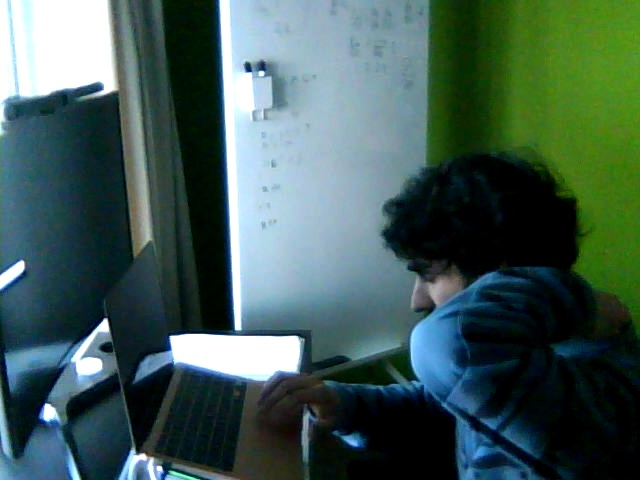
#> input picture timelapse_20241228/frame_125938.jpg, 640 x 480 px, given as the content of the folder top/timelapses/timelapse_timelapse_20241228/frame_125938.jpg, which was not available
$ python video.py timelapse_20241228/frame_125938.jpg timelapse_20241228
#> lines starting #> are read from the running program, lines starting #| are printed output that depends on the picture; after the words box and inside, x2 and y2 are one past the last pixel; in counts of white or black regions, pixels touching at a corner belong together
import cv2
import os
import sys
import shutil
import random
from pathlib import Path
from dotenv import load_dotenv
from datetime import datetime, timedelta
# from moviepy.editor import VideoFileClip, AudioFileClip
from moviepy.audio.io.AudioFileClip import AudioFileClip
from moviepy.video.io.VideoFileClip import VideoFileClip
import random
from math import ceil


# Load environment variables
load_dotenv()

date = sys.argv[1]
# y to delete, n to keep
delete_directory = sys.argv[2]

TIMELAPSE_DIR = os.getenv('TIMELAPSE_DIR', str(Path.home() / 'Desktop' / 'timelapses'))
OUTPUT_DIR = os.getenv('OUTPUT_DIR', str(Path.home() / 'Desktop'))
FPS = int(os.getenv('FPS', 60))
INTERVAL = int(os.getenv('INTERVAL', 5))
MUSIC_PATH = os.getenv('MUSIC_PATH')


# Define the folder containing images and the output video file
image_folder = f"{TIMELAPSE_DIR}/timelapse_{date}"

# Get sorted list of image files
images = [img for img in os.listdir(image_folder) if img.endswith('.jpg')]
images.sort()

# Remove '.DS_Store' if present
if '.DS_Store' in images:
    images.remove('.DS_Store')

# Ensure there are images to process
if not images:
    raise ValueError("No JPEG images found in the specified folder.")

# Extract times from filenames
def extract_time_from_filename(filename):
    time_str = filename.split('_')[1].split('.')[0]  # Extract HHMMSS from filename
    return datetime.strptime(time_str, '%H%M%S')

# Get first and last timestamps
first_time = extract_time_from_filename(images[0])
last_time = extract_time_from_filename(images[-1])

# Calculate elapsed time
elapsed_time = last_time - first_time
# Total time based on the number of frames and interval
total_time = timedelta(seconds=INTERVAL * len(images))

# Calculate the final timelapse duration in seconds
final_timelapse_duration = len(images) / FPS

# Check if final timelapse duration exceeds 1 minute
if final_timelapse_duration > 60:
    # scaling factor required to get to one minute
    ratio = final_timelapse_duration / 60
    print(f'''The generated timelapse will be approximately {ceil(final_timelapse_duration)} seconds long, if you want to automatically scale to one minute, press enter''')
    scaling_factor = input("Enter a scaling factor to speed up the video (e.g., 2 for 2x speed-up): ")
    if not scaling_factor:
        scaling_factor = ratio
    if scaling_factor <= 0:
        raise ValueError("Scaling factor must be greater than 0.")
    # Adjust FPS to scale down video duration
    FPS = int(FPS * float(scaling_factor))
    final_timelapse_duration = len(images) / FPS  # Recalculate timelapse duration
    print(f"FPS has been updated to {FPS} to accommodate the scaling factor.")
    print(f"New timelapse duration will be approximately {round(final_timelapse_duration)} seconds.")

# Read the first image to get frame dimensions
first_image = cv2.imread(os.path.join(image_folder, images[0]))
#> first_image is the input picture: shape (480, 640, 3); mean B, G, R 85.9, 91.6, 66.2
height, width, _ = first_image.shape
#> height = 480; width = 640

# Define video writer
fourcc = cv2.VideoWriter_fourcc(*'mp4v')
output_file = f"{OUTPUT_DIR}/timelapse_{date}_{elapsed_time}_{total_time}.mp4"
video = cv2.VideoWriter(output_file, fourcc, FPS, (width, height))

# Write images to the video with timestamps
for image in images:
    img_path = os.path.join(image_folder, image)
    frame = cv2.imread(img_path)

    # Extract and format timestamp
    timestamp = extract_time_from_filename(image).strftime('%H:%M')
    # Add timestamp to the frame
    font = cv2.FONT_HERSHEY_SIMPLEX
    font_scale = 1
    color = (255, 255, 255)  # White text
    thickness = 2
    text_size = cv2.getTextSize(timestamp, font, font_scale, thickness)[0]
    org = (width - text_size[0] - 10, 30)  # Top-right corner
#> org = (538, 30)
    cv2.putText(frame, timestamp, org, font, font_scale, color, thickness, cv2.LINE_AA)
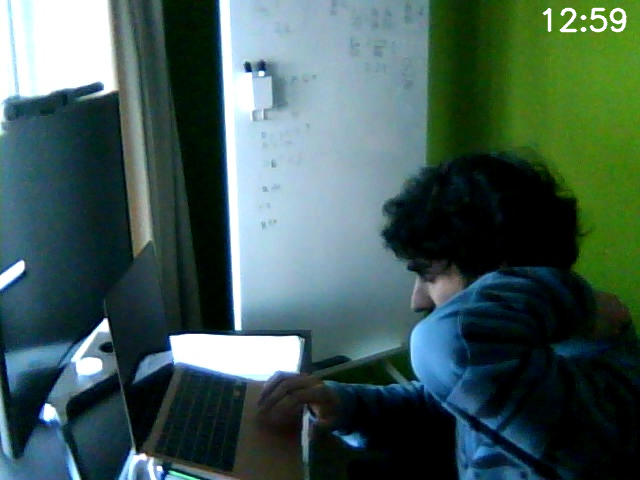
#> frame: shape (480, 640, 3); 0.34% of pixels changed, all inside (x1, y1, x2, y2) = (542, 7, 627, 33)
    video.write(frame)

# Release the video writer
video.release()
#> (the run stopped early here; a loop or call above may not have finished)

$ run again, on timelapse_20241228/frame_125948.jpg
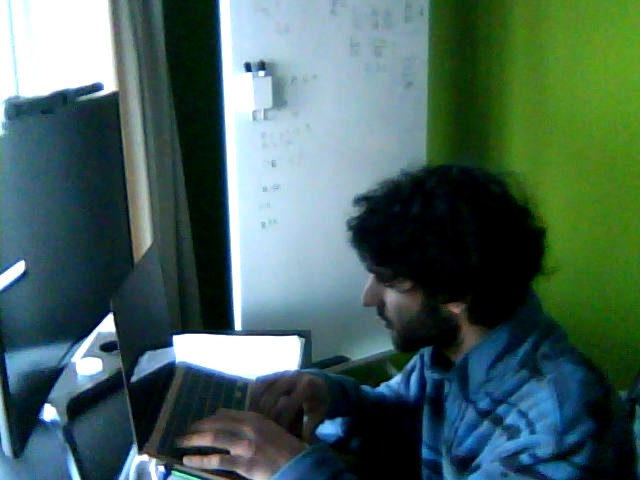
#> input picture timelapse_20241228/frame_125948.jpg, 640 x 480 px, given as the content of the folder top/timelapses/timelapse_timelapse_20241228/frame_125948.jpg, which was not available
#> first_image is the input picture: shape (480, 640, 3); mean B, G, R 93.4, 100.6, 72.5
#> `cv2.putText(frame, timestamp, org, font, font_scale, color, thickness,..`:
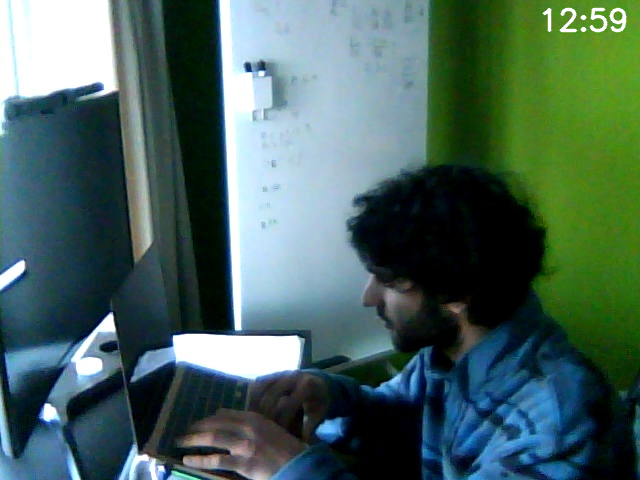
#> frame: shape (480, 640, 3); 0.34% of pixels changed, all inside (x1, y1, x2, y2) = (542, 7, 627, 33)
